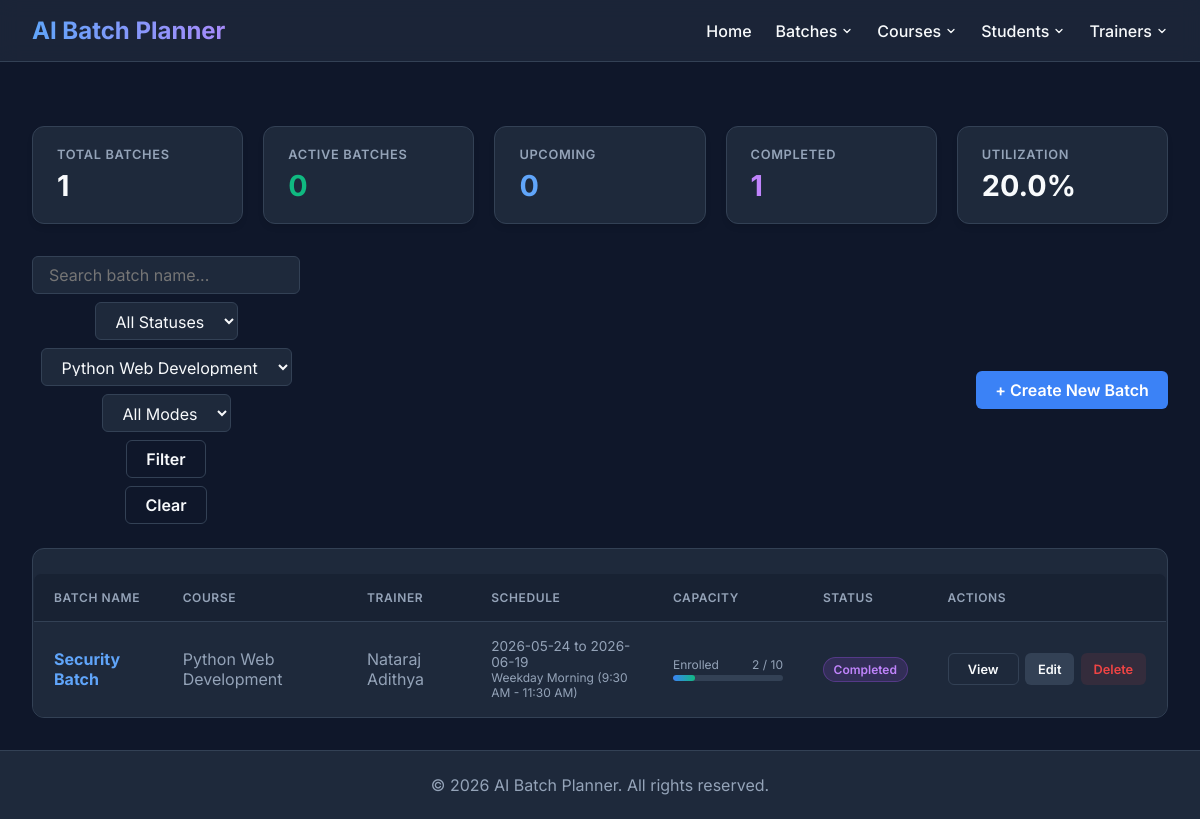
The page /batches?course_id=7 on the database its author committed.
### tables this page shows
CREATE TABLE batch (
    batch_id INTEGER PRIMARY KEY AUTOINCREMENT,
    batch_code TEXT NOT NULL UNIQUE,
    batch_name TEXT NOT NULL,
    course_id INTEGER NOT NULL,
    trainer_id INTEGER,
    start_date TEXT NOT NULL,
    end_date TEXT NOT NULL,
    slot_type TEXT NOT NULL CHECK(slot_type IN (
        'Weekday Morning (9:30 AM - 11:30 AM)',
        'Weekday Midday (11:45 AM - 1:45 PM)',
        'Weekday Afternoon (2:45 PM - 4:45 PM)',
        'Weekday Evening (5:00 PM - 7:00 PM)',
        'Weekend Full Day (10:00 AM - 4:00 PM)',
        'Custom'
    )),
    start_time TEXT,
    end_time TEXT,
    mode TEXT NOT NULL DEFAULT 'Offline' CHECK(mode IN ('Online', 'Offline', 'Hybrid')),
    location TEXT,
    max_capacity INTEGER NOT NULL DEFAULT 30 CHECK(max_capacity > 0),
    enrolled_count INTEGER NOT NULL DEFAULT 0 CHECK(enrolled_count >= 0),
    status TEXT NOT NULL DEFAULT 'Upcoming' CHECK(status IN ('Upcoming', 'In Progress', 'Completed', 'On Hold', 'Cancelled')),
    description TEXT,
    created_at TIMESTAMP DEFAULT CURRENT_TIMESTAMP,
    updated_at TIMESTAMP DEFAULT CURRENT_TIMESTAMP,
    created_by TEXT,
    updated_by TEXT,
    FOREIGN KEY (course_id) REFERENCES Course(id) ON DELETE RESTRICT,
    FOREIGN KEY (trainer_id) REFERENCES trainer(trainer_id) ON DELETE SET NULL
);

CREATE TABLE Course (
    id INTEGER PRIMARY KEY AUTOINCREMENT,

    course_name TEXT NOT NULL UNIQUE,

    technology_stack TEXT NOT NULL,

    duration_hours INTEGER NOT NULL
        CHECK(duration_hours > 0),

    description TEXT,

    status TEXT NOT NULL DEFAULT 'Active'
        CHECK(status IN ('Active', 'Inactive')),

    created_at DATETIME NOT NULL DEFAULT CURRENT_TIMESTAMP,

    updated_at DATETIME NOT NULL DEFAULT CURRENT_TIMESTAMP,

    created_by TEXT,

    updated_by TEXT
);

CREATE TABLE trainer (
    trainer_id INTEGER PRIMARY KEY AUTOINCREMENT,

    full_name TEXT NOT NULL,

    email TEXT NOT NULL UNIQUE,

    phone TEXT NOT NULL UNIQUE,

    skills TEXT NOT NULL,

    qualifications TEXT,

    experience INTEGER NOT NULL CHECK (experience >= 0),

    status TEXT NOT NULL CHECK(status IN ('Active','Inactive')),

    created_at TIMESTAMP DEFAULT CURRENT_TIMESTAMP,

    updated_at TIMESTAMP DEFAULT CURRENT_TIMESTAMP,

    created_by TEXT,

    updated_by TEXT
, date_of_joining TEXT, previous_experience REAL DEFAULT 0.0);

### routes/batch_routes.py (the view)
@batch_bp.route("/batches")
def list_batches():
    status = request.args.get("status")
    course_id = request.args.get("course_id")
    trainer_id = request.args.get("trainer_id")
    mode = request.args.get("mode")
    search = request.args.get("search")
    batches = batch_service.get_all_batches(
        status=status,
        course_id=course_id,
        trainer_id=trainer_id,
        mode=mode,
        search=search
    )
    stats = batch_service.get_statistics()
    courses = course_service.get_active_courses()
    trainers = [t for t in get_all_trainers() if t.get('status') == 'Active']
    return render_template(
        "batches.html",
        batches=batches,
        stats=stats,
        courses=courses,
        trainers=trainers,
        selected_status=status or "",
        selected_course=course_id or "",
        selected_trainer=trainer_id or "",
        selected_mode=mode or "",
        search_query=search or ""
    )

### database/db.py (called while the page is built)
def get_connection():
    connection = sqlite3.connect(DATABASE_NAME)
    connection.row_factory = sqlite3.Row
    connection.execute("PRAGMA foreign_keys = ON")
    return connection

### models/batch.py (called while the page is built)
    def get_connection(self):
        conn = sqlite3.connect(DB_PATH)
        conn.row_factory = sqlite3.Row
        conn.execute("PRAGMA foreign_keys = ON")
        return conn

### models/course.py (called while the page is built)
    def get_connection(self):
        conn = sqlite3.connect(DB_PATH)
        conn.row_factory = sqlite3.Row
        return conn

    def get_active_courses(self):
        return self.get_courses_by_status("Active")

    def get_courses_by_status(self, status):
        conn = self.get_connection()
        rows = conn.execute("SELECT * FROM Course WHERE status=? ORDER BY course_name",(status,)).fetchall()
        conn.close()
        return [dict(r) for r in rows]

### models/trainer.py (called while the page is built)
def get_all_trainers():
    connection = get_connection()
    try:
        cursor = connection.cursor()
        query = """
            SELECT
                trainer_id,
                full_name,
                email,
                phone,
                skills,
                qualifications,
                experience,
                date_of_joining,
                previous_experience,
                status,
                created_at,
                updated_at,
                created_by,
                updated_by
            FROM trainer
            ORDER BY full_name ASC
        """
        cursor.execute(query)
        return cursor.fetchall()
    finally:
        connection.close()

### services/batch_service.py (called while the page is built)
    def get_all_batches(self, status=None, course_id=None, trainer_id=None, mode=None, search=None):
        return self.batch_model.get_all_batches(
            status=status,
            course_id=course_id,
            trainer_id=trainer_id,
            mode=mode,
            search=search
        )

    def get_statistics(self):
        return self.batch_model.get_statistics()

### services/course_service.py (called while the page is built)
    def get_active_courses(self):
        return self.course_model.get_active_courses()

### templates/batches.html (shortened to what this page needs)
{% extends 'base.html' %}
{% block content %}
<div class="stats-grid">
    <div class="stat-card">
        <div class="stat-title">Total Batches</div>
        <div class="stat-value">{{ stats.total_batches }}</div>
    </div>
    <div class="stat-card">
        <div class="stat-title">Active Batches</div>
        <div class="stat-value" style="color: var(--success);">{{ stats.active_batches }}</div>
    </div>
    <div class="stat-card">
        <div class="stat-title">Upcoming</div>
        <div class="stat-value" style="color: #60a5fa;">{{ stats.upcoming_batches }}</div>
    </div>
    <div class="stat-card">
        <div class="stat-title">Completed</div>
        <div class="stat-value" style="color: #c084fc;">{{ stats.completed_batches }}</div>
    </div>
    <div class="stat-card">
        <div class="stat-title">Utilization</div>
        <div class="stat-value">{{ stats.capacity_utilization }}%</div>
    </div>
</div>
<div class="toolbar">
    <form class="search-form" action="{{ url_for('batch_bp.list_batches') }}" method="GET">
        <input type="text" name="search" class="input-control" placeholder="Search batch name..."
            value="{{ search_query }}">
        <select name="status" class="input-control">
            <option value="">All Statuses</option>
        </select>
        <select name="course_id" class="input-control">
            {% for c in courses %}
            <option value="{{ c.id }}" {% if selected_course == c.id|string %}selected{% endif %}>{{ c.course_name }}</option>
            {% endfor %}
        </select>
        <select name="mode" class="input-control">
            <option value="">All Modes</option>
        </select>
        <button type="submit" class="btn btn-outline">Filter</button>
        {% if search_query or selected_status or selected_course or selected_mode %}
        <a href="{{ url_for('batch_bp.list_batches') }}" class="btn btn-outline">Clear</a>
        {% endif %}
    </form>
    <a href="{{ url_for('batch_bp.create_batch') }}" class="btn btn-primary">+ Create New Batch</a>
</div>
<div class="table-container">
    <table class="data-table">
        <thead>
            <tr>
                <th>Batch Name</th>
                <th>Course</th>
                <th>Trainer</th>
                <th>Schedule</th>
                <th>Capacity</th>
                <th>Status</th>
                <th>Actions</th>
            </tr>
        </thead>
        <tbody>
            {% for batch in batches %}
            <tr>
                <td style="font-weight: 500;">
                    <a href="{{ url_for('batch_bp.view_batch_details', batch_id=batch.batch_id) }}" class="batch-code-link">
                        {{ batch.batch_name }}
                    </a>
                </td>
                <td>{{ batch.course_name or 'Unassigned' }}</td>
                <td>{{ batch.trainer_name or 'Unassigned' }}</td>
                <td style="font-size: 0.85rem;">
                    <div>{{ batch.start_date }} to {{ batch.end_date }}</div>
                    <div style="color: var(--text-muted); font-size: 0.75rem;">{{ batch.slot_type }}</div>
                </td>
                <td>
                    <div class="capacity-wrapper">
                        <div class="capacity-label">
                            <span>Enrolled</span>
                            <span>{{ batch.enrolled_count }} / {{ batch.max_capacity }}</span>
                        </div>
                        {% set pct = (batch.enrolled_count / batch.max_capacity * 100)|round|int if batch.max_capacity > 0 else 0 %}
                        <div class="progress-bar-bg">
                            <div class="progress-bar-fill" style="width: {{ pct }}%;"></div>
                        </div>
                    </div>
                </td>
                <td>
                    {% set status_class = 'status-' ~ batch.status.lower().replace(' ', '-') %}
                    <span class="badge {{ status_class }}">{{ batch.status }}</span>
                </td>
                <td>
                    <div class="actions-group">
                        <a href="{{ url_for('batch_bp.view_batch_details', batch_id=batch.batch_id) }}" class="btn btn-outline" style="height: 32px; font-size: 0.8rem;">View</a>
                        <a href="{{ url_for('batch_bp.edit_batch', batch_id=batch.batch_id) }}" class="btn btn-secondary" style="height: 32px; font-size: 0.8rem;">Edit</a>
                        <form action="{{ url_for('batch_bp.delete_batch', batch_id=batch.batch_id) }}" method="POST" onsubmit="return confirm('Are you sure you want to delete this batch?');">
                            <button type="submit" class="btn btn-danger" style="height: 32px; font-size: 0.8rem;">Delete</button>
                        </form>
                    </div>
                </td>
            </tr>
            {% else %}
            <tr>
                <td colspan="7" style="text-align: center; color: var(--text-muted); padding: 3rem;">
                    No batches found. Click <strong>+ Create New Batch</strong> to get started.
                </td>
            </tr>
            {% endfor %}
        </tbody>
    </table>
</div>
{% endblock %}

### templates/base.html (style rules this page uses)
:root { --bg-color: #0f172a; --surface-color: #1e293b; --surface-hover: #334155; --primary: #3b82f6; --primary-hover: #2563eb; --text-main: #f8fafc; --text-muted: #94a3b8; --danger: #ef4444; --success: #10b981; --border: #334155; }
body { margin: 0; font-family: 'Inter', sans-serif; background-color: var(--bg-color); color: var(--text-main); display: flex; flex-direction: column; min-height: 100vh; }
form { display: flex; flex-direction: column; gap: 12px; max-width: 500px; }
input, select, textarea { padding: 10px 14px; background-color: var(--surface-color); border: 1px solid var(--border); border-radius: 8px; color: var(--text-main); font-size: 1rem; transition: border-color 0.2s; }
button { padding: 10px 15px; background-color: var(--primary); color: white; border: none; border-radius: 8px; cursor: pointer; font-size: 1rem; font-weight: 600; transition: background-color 0.2s; margin-top: 10px; }
.btn { display: inline-flex !important; align-items: center !important; justify-content: center !important; box-sizing: border-box !important; vertical-align: middle !important; margin: 0 !important; }
.search-form { display: flex !important; align-items: center !important; gap: 0.5rem !important; }
.search-form .input-control, .search-form select, .search-form input, .search-form button, .search-form .btn { margin: 0 !important; box-sizing: border-box !important; vertical-align: middle !important; }
table { width: 100%; border-collapse: collapse; margin-top: 1.5rem; background-color: var(--surface-color); border-radius: 8px; overflow: hidden; border: 1px solid var(--border); }
th, td { text-align: left; padding: 14px; border-bottom: 1px solid var(--border); }
th { background-color: rgba(30, 41, 59, 0.5); color: var(--text-main); font-weight: 600; }
td { color: var(--text-muted); }
tr:last-child td { border-bottom: none; }
a { color: var(--primary); text-decoration: none; font-weight: 500; transition: color 0.2s; }

### rows shown on the page
batch: batch_name "Security Batch", course_name "Python Web Development", full_name "Nataraj Adithya", start_date "2026-05-24", end_date "2026-06-19", slot_type "Weekday Morning (9:30 AM - 11:30 AM)", enrolled_count "2", max_capacity "10", {{ pct }} 20 (drawn), status "Completed"

### other values the page prints
{{ stats.total_batches }} "1"
{{ stats.active_batches }} "0"
{{ stats.upcoming_batches }} "0"
{{ stats.completed_batches }} "1"
{{ stats.capacity_utilization }} "20.0"
form field course_id "Python Web Development"
